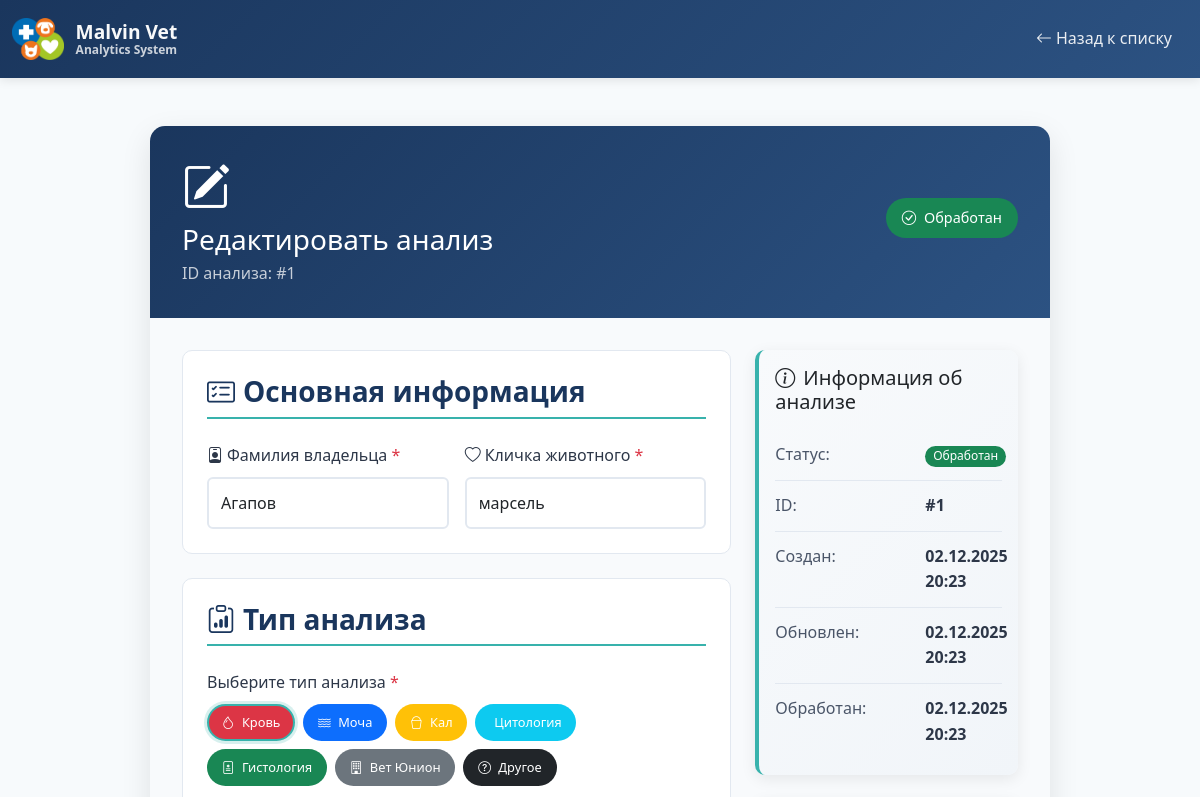
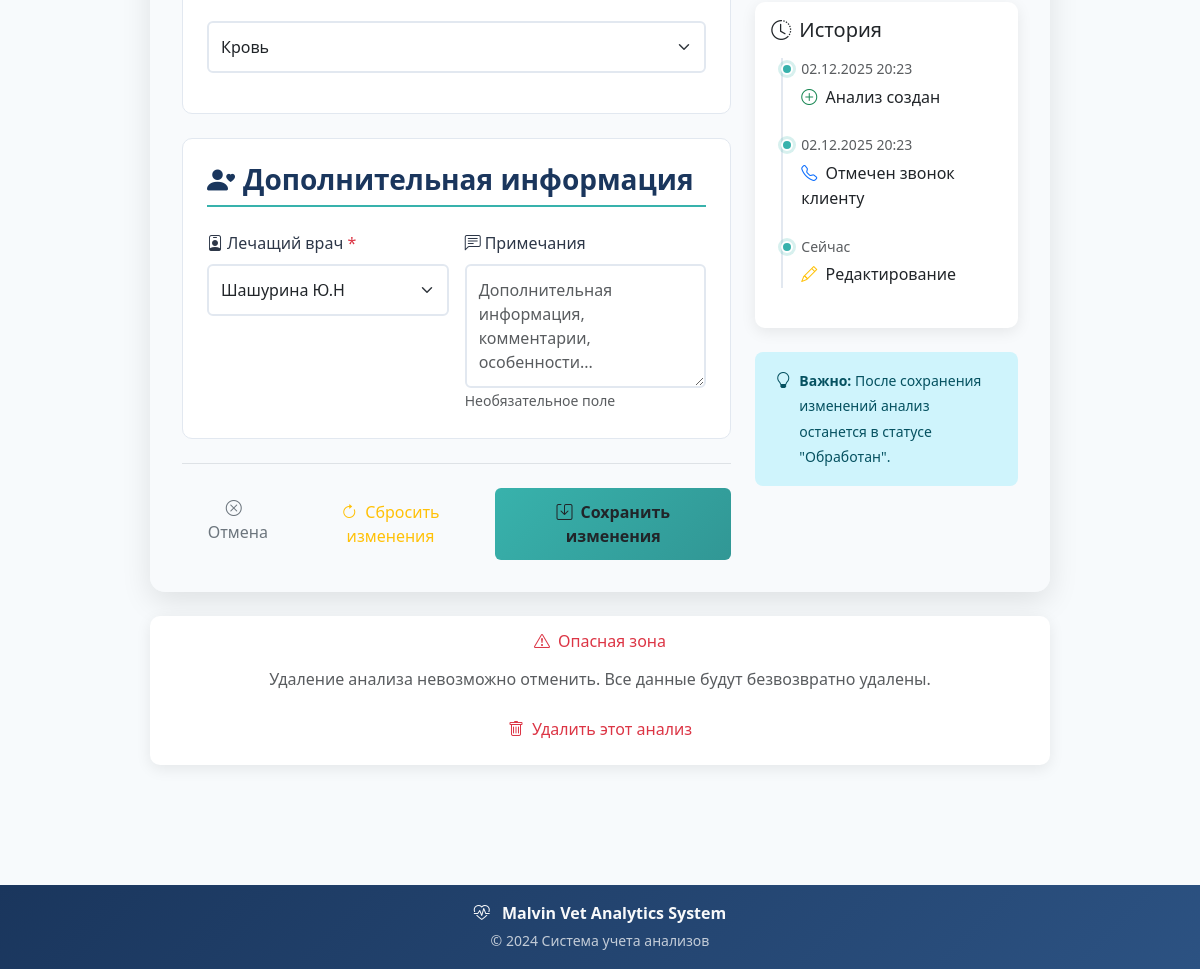
Before: /analysis/1/edit (signed in) with the older database file (2 pictures, top to bottom).
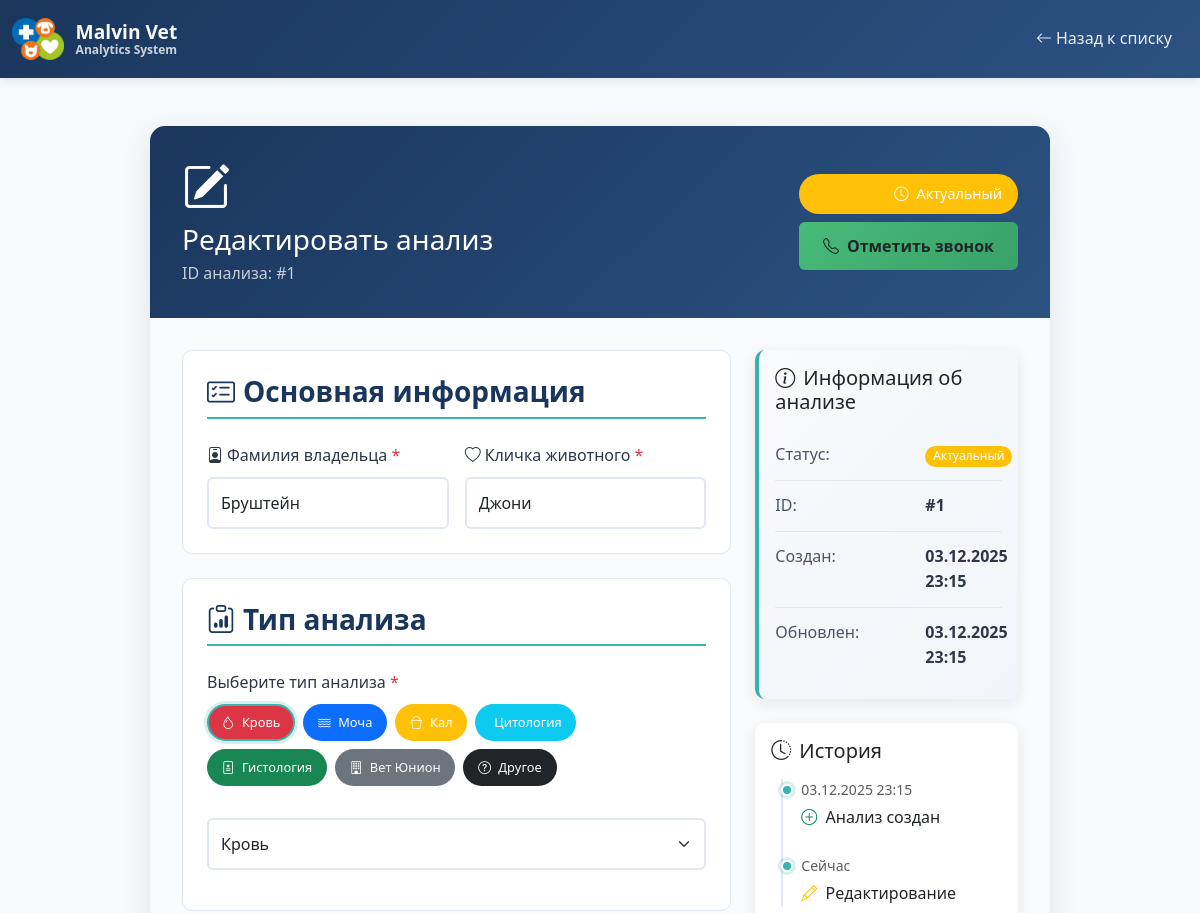
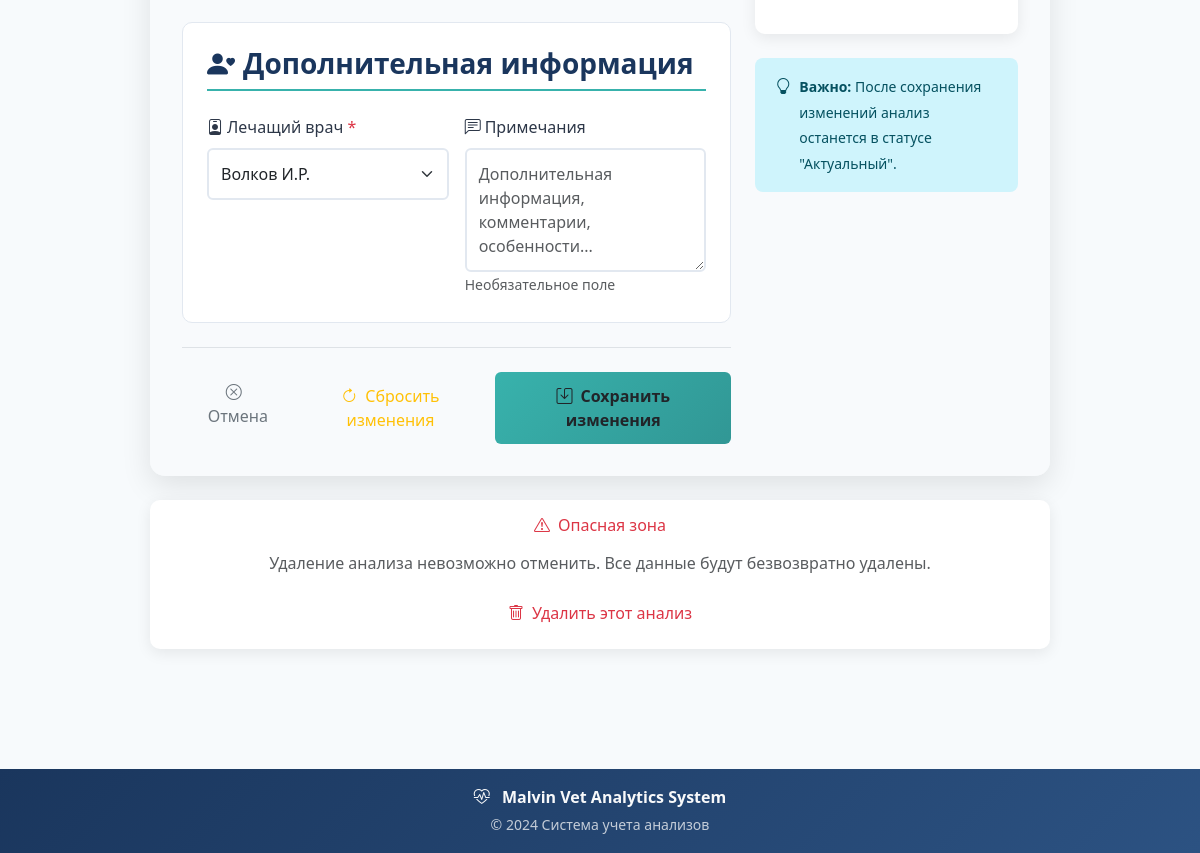
After: the same page with the newer database file (2 pictures, top to bottom).
### app.py (models this page shows)
class Analysis(db.Model):
    id = db.Column(db.Integer, primary_key=True)
    client_surname = db.Column(db.String(100), nullable=False)
    pet_name = db.Column(db.String(100), nullable=False)
    analysis_type = db.Column(db.String(50), nullable=False)
    status = db.Column(db.String(20), default='actual')  # actual, processed
    is_called = db.Column(db.Boolean, default=False)
    call_date = db.Column(db.DateTime)
    created_at = db.Column(db.DateTime, default=datetime.utcnow)
    updated_at = db.Column(db.DateTime, default=datetime.utcnow, onupdate=datetime.utcnow)
    doctor_id = db.Column(db.Integer, db.ForeignKey('doctor.id'), nullable=False)
    notes = db.Column(db.Text)
    doctor = db.relationship('Doctor', backref='analysis_ref')

class Doctor(db.Model):
    id = db.Column(db.Integer, primary_key=True)
    name = db.Column(db.String(100), nullable=False, unique=True)
    analyses = db.relationship('Analysis', backref='doctor_ref', lazy=True, cascade='all, delete-orphan')
    created_at = db.Column(db.DateTime, default=datetime.utcnow)

### app.py (the view, shortened to what this page needs)
@app.route('/analysis/<int:analysis_id>/edit', methods=['GET', 'POST'])
@login_required
def edit_analysis(analysis_id):
    analysis = Analysis.query.get_or_404(analysis_id)
    doctors = Doctor.query.order_by(Doctor.name).all()
    return render_template('edit_analysis.html', analysis=analysis, doctors=doctors)

### app.py (called while the page is built)
def login_required(f):
    @wraps(f)
    def decorated_function(*args, **kwargs):
        if not session.get('logged_in'):
            flash('Пожалуйста, войдите в систему', 'warning')
            return redirect(url_for('login'))
        return f(*args, **kwargs)
    return decorated_function

### templates/edit_analysis.html (shortened to what the changed rows need)
<!DOCTYPE html>
<html lang="ru" data-bs-theme="light">
<head>
    <link href="https://cdn.jsdelivr.net/npm/bootstrap@5.3.0/dist/css/bootstrap.min.css" rel="stylesheet">
    <link rel="stylesheet" href="https://cdn.jsdelivr.net/npm/bootstrap-icons@1.11.0/font/bootstrap-icons.css">
    <link rel="stylesheet" href="{{ url_for('static', filename='css/style.css') }}">
</head>
<body>
    <div class="container py-5">
        <div class="form-container">
            <div class="form-card">
                <div class="form-header">
                    <div class="d-flex justify-content-between align-items-center">
                        <div>
                            <div class="mb-2">
                                <i class="bi bi-pencil-square display-5"></i>
                            </div>
                            <h1 class="h3 mb-1">Редактировать анализ</h1>
                            <p class="mb-0 opacity-75">ID анализа: #{{ analysis.id }}</p>
                        </div>
                        <div class="text-end">
                            <div class="status-badge {% if analysis.status == 'processed' %}bg-success{% else %}bg-warning{% endif %} mb-2">
                                <i class="bi bi-{% if analysis.status == 'processed' %}check-circle{% else %}clock{% endif %} me-1"></i>
                                {% if analysis.status == 'processed' %}
                                    Обработан
                                {% else %}
                                    Актуальный
                                {% endif %}
                            </div>
                            {% if analysis.status == 'actual' %}
                            <form method="POST" action="{{ url_for('mark_called', analysis_id=analysis.id) }}"
                                  class="d-inline" onsubmit="return confirmMarkCalled()">
                                <button type="submit" class="btn btn-mark-called">
                                    <i class="bi bi-telephone me-2"></i>Отметить звонок
                                </button>
                            </form>
                            {% endif %}
                        </div>
                    </div>
                </div>
                <div class="form-body">
                    <div class="row">
                        <div class="col-lg-8">
                            <form method="POST" action="{{ url_for('edit_analysis', analysis_id=analysis.id) }}" id="editAnalysisForm" novalidate>
                                <div class="form-section">
                                    <div class="row g-3">
                                        <div class="col-md-6">
                                            <label for="client_surname" class="form-label required-field">
                                                <i class="bi bi-person-badge me-1"></i>Фамилия владельца
                                            </label>
                                            <input type="text"
                                                   class="form-control"
                                                   id="client_surname"
                                                   name="client_surname"
                                                   value="{{ analysis.client_surname }}"
                                                   required
                                                   placeholder="Введите фамилию владельца">
                                        </div>
                                        <div class="col-md-6">
                                            <label for="pet_name" class="form-label required-field">
                                                <i class="bi bi-heart me-1"></i>Кличка животного
                                            </label>
                                            <input type="text"
                                                   class="form-control"
                                                   id="pet_name"
                                                   name="pet_name"
                                                   value="{{ analysis.pet_name }}"
                                                   required
                                                   placeholder="Введите кличку животного">
                                        </div>
                                    </div>
                                </div>
                                <div class="form-section">
                                    <div class="mb-3">
                                        <label class="form-label required-field">Выберите тип анализа</label>
                                        <div class="d-flex flex-wrap mb-4" id="analysisTypeQuickSelect">
                                            {% for type in analysis_types %}
                                            <div class="analysis-type-badge bg-{{ type.color }} text-white"
                                                 data-value="{{ type.value }}"
                                                 onclick="selectAnalysisType('{{ type.value }}')"
                                                 {% if analysis.analysis_type == type.value %}style="border-color: var(--malvin-accent); box-shadow: 0 0 0 3px rgba(56, 178, 172, 0.2);"{% endif %}>
                                            </div>
                                            {% endfor %}
                                        </div>
                                        <select class="form-select" id="analysis_type" name="analysis_type" required>
                                            {% for type in analysis_types %}
                                            <option value="{{ type.value }}" {% if analysis.analysis_type == type.value %}selected{% endif %}>
                                                {{ type.value }}
                                            </option>
                                            {% endfor %}
                                        </select>
                                    </div>
                                </div>
                                <div class="form-section">
                                    <div class="row g-3">
                                        <div class="col-md-6">
                                            <label for="doctor_id" class="form-label required-field">
                                                <i class="bi bi-person-badge me-1"></i>Лечащий врач
                                            </label>
                                            <select class="form-select" id="doctor_id" name="doctor_id" required>
                                                {% for doctor in doctors %}
                                                <option value="{{ doctor.id }}" {% if doctor.id == analysis.doctor_id %}selected{% endif %}>
                                                    {{ doctor.name }}
                                                </option>
                                                {% endfor %}
                                            </select>
                                        </div>
                                    </div>
                                </div>
                            </form>
                        </div>
                        <div class="col-lg-4">
                            <div class="card analysis-info-card mb-4">
                                <div class="card-body">
                                    <div class="info-row d-flex">
                                        <span class="info-value">
                                            {% if analysis.status == 'processed' %}
                                                <span class="badge bg-success">Обработан</span>
                                            {% else %}
                                                <span class="badge bg-warning">Актуальный</span>
                                            {% endif %}
                                        </span>
                                    </div>
                                    <div class="info-row d-flex">
                                        <span class="info-label">ID:</span>
                                        <span class="info-value">#{{ analysis.id }}</span>
                                    </div>
                                    <div class="info-row d-flex">
                                        <span class="info-label">Создан:</span>
                                        <span class="info-value">
                                            {% if analysis.created_at %}
                                                {{ analysis.created_at.strftime('%d.%m.%Y %H:%M') }}
                                            {% else %}
                                                Не указано
                                            {% endif %}
                                        </span>
                                    </div>
                                    <div class="info-row d-flex">
                                        <span class="info-label">Обновлен:</span>
                                        <span class="info-value">
                                            {% if analysis.updated_at %}
                                                {{ analysis.updated_at.strftime('%d.%m.%Y %H:%M') }}
                                            {% else %}
                                                Не указано
                                            {% endif %}
                                        </span>
                                    </div>
                                    {% if analysis.status == 'processed' and analysis.call_date %}
                                    <div class="info-row d-flex">
                                        <span class="info-label">Обработан:</span>
                                        <span class="info-value">
                                            {{ analysis.call_date.strftime('%d.%m.%Y %H:%M') }}
                                        </span>
                                    </div>
                                    {% endif %}
                                </div>
                            </div>
                            <div class="card mb-4">
                                <div class="card-body">
                                    <div class="timeline">
                                        <div class="timeline-item">
                                            <div class="small text-muted mb-1">
                                                {{ analysis.created_at.strftime('%d.%m.%Y %H:%M') }}
                                            </div>
                                            <div class="fw-medium">
                                                <i class="bi bi-plus-circle me-1 text-success"></i>
                                                Анализ создан
                                            </div>
                                        </div>
                                        {% if analysis.status == 'processed' and analysis.call_date %}
                                        <div class="timeline-item">
                                            <div class="small text-muted mb-1">
                                                {{ analysis.call_date.strftime('%d.%m.%Y %H:%M') }}
                                            </div>
                                            <div class="fw-medium">
                                                <i class="bi bi-telephone me-1 text-primary"></i>
                                                Отмечен звонок клиенту
                                            </div>
                                        </div>
                                        {% endif %}
                                    </div>
                                </div>
                            </div>
                            <div class="alert alert-info">
                                <div class="d-flex">
                                    <div>
                                        <small>
                                            <strong>Важно:</strong> После сохранения изменений анализ останется
                                            {% if analysis.status == 'processed' %}
                                                в статусе "Обработан".
                                            {% else %}
                                                в статусе "Актуальный".
                                            {% endif %}
                                        </small>
                                    </div>
                                </div>
                            </div>
                        </div>
                    </div>
                </div>
            </div>
        </div>
    </div>
</body>
</html>

Changed rows visible on the page:
changed Analysis "Кровь": status "processed" → "actual" (drawn); client_surname "Агапов" → "Бруштейн"; pet_name "марсель" → "Джони"; doctor_id "Шашурина Ю.Н" → "Волков И.Р."; created_at "02.12.2025 20:23" → "03.12.2025 23:15"; updated_at "02.12.2025 20:23" → "03.12.2025 23:15"; call_date "02.12.2025 20:23" → (not shown)
Other visible differences:
text no longer shown: "Обработан Обработан Обработан: Отмечен звонок клиенту в статусе \"Обработан\"."
text now shown: "Актуальный Отметить звонок Актуальный в статусе \"Актуальный\"."
